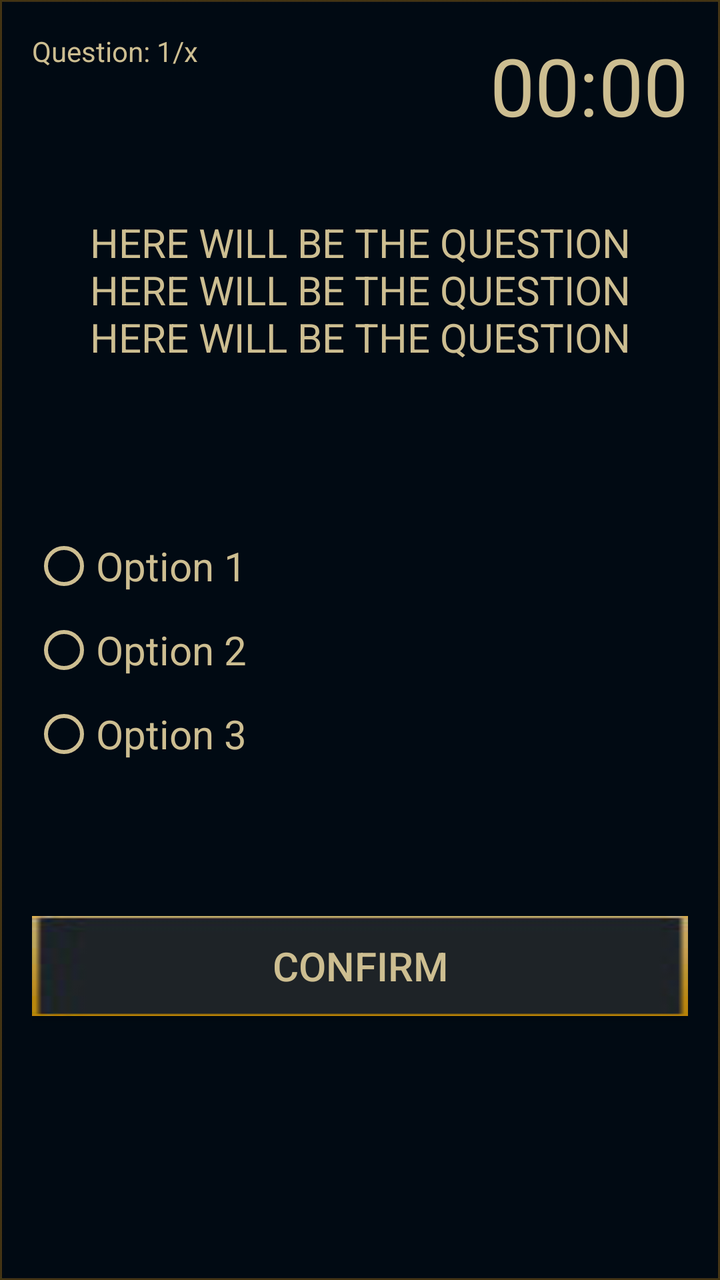
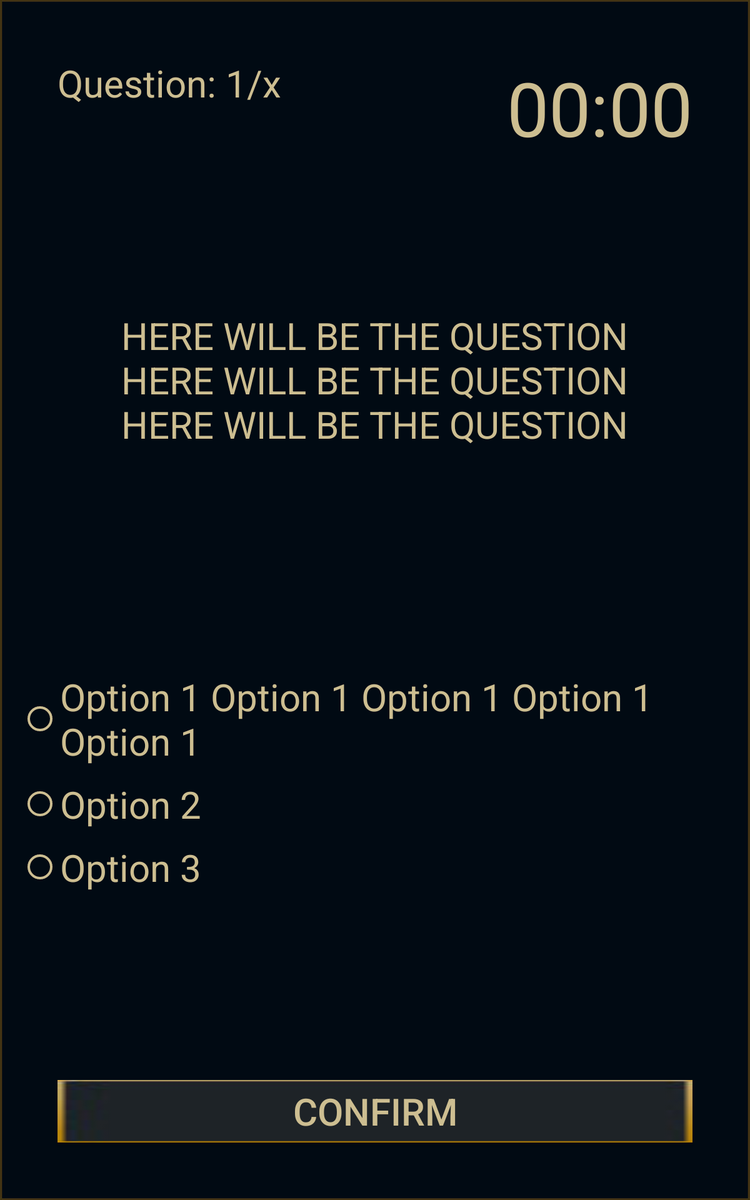

First picture: res/layout/ on a phone held upright. Second picture: the repository's own variant of that layout, on a device whose configuration matches the variant's folder. Source for both follows.
<!-- AndroidManifest.xml: activity theme Theme.AppCompat.NoActionBar -->
<!-- res/layout/activity_quiz.xml -->
<?xml version="1.0" encoding="utf-8"?>
<RelativeLayout xmlns:android="http://schemas.android.com/apk/res/android"
    xmlns:app="http://schemas.android.com/apk/res-auto"
    xmlns:tools="http://schemas.android.com/tools"
    android:layout_width="match_parent"
    android:layout_height="match_parent"
    android:background="@drawable/background"
    android:padding="16dp"
    tools:context=".MainMenuActivity">


    <TextView
        android:id="@+id/textViewQuestionCount"
        android:layout_width="wrap_content"
        android:layout_height="wrap_content"
        android:text="Question: 1/x"
        android:textColor="#cdbe91"/>

    <TextView
        android:id="@+id/textViewCountDown"
        android:layout_width="wrap_content"
        android:layout_height="wrap_content"
        android:textSize="40sp"
        android:textColor="#cdbe91"
        android:text="00:00"
        android:layout_alignParentEnd="true"/>

    <TextView
        android:id="@+id/textViewQuestion"
        android:layout_width="match_parent"
        android:layout_height="wrap_content"
        android:text="HERE WILL BE THE QUESTION\nHERE WILL BE THE QUESTION\nHERE WILL BE THE QUESTION"
        android:textSize="20sp"
        android:textColor="#cdbe91"
        android:layout_above="@id/radioGroup"
        android:layout_marginBottom="75dp"
        android:textAlignment="center"/>

    <RadioGroup
        android:id="@+id/radioGroup"
        android:layout_centerVertical="true"
        android:layout_width="wrap_content"
        android:layout_height="wrap_content">
        <RadioButton
            android:id="@+id/radioButton1"
            android:layout_width="wrap_content"
            android:layout_height="wrap_content"
            android:text="Option 1"
            android:textSize="20sp"
            android:layout_marginTop="10dp"
            android:textColor="#cdbe91"
            android:buttonTint="#cdbe91"/>
        <RadioButton
            android:id="@+id/radioButton2"
            android:layout_width="wrap_content"
            android:layout_height="wrap_content"
            android:text="Option 2"
            android:layout_marginTop="10dp"
            android:textSize="20sp"
            android:textColor="#cdbe91"
            android:buttonTint="#cdbe91"/>
        <RadioButton
            android:id="@+id/radioButton3"
            android:layout_width="wrap_content"
            android:layout_height="wrap_content"
            android:text="Option 3"
            android:layout_marginTop="10dp"
            android:textSize="20sp"
            android:textColor="#cdbe91"
            android:buttonTint="#cdbe91"/>
    </RadioGroup>

    <Button
        android:id="@+id/confirmBtn"
        android:layout_width="match_parent"
        android:layout_height="wrap_content"
        android:layout_below="@id/radioGroup"
        android:layout_marginTop="75dp"
        android:text="Confirm"
        android:textColor="#cdbe91"
        android:textSize="20sp"
        android:background="@drawable/buttonbackground"/>




</RelativeLayout>
<!-- resources referenced by this layout -->
<resources>
  <!-- drawable background: jpg bitmap (drawable, 152866 bytes) -->
  <!-- drawable buttonbackground: jpg bitmap (drawable, 13633 bytes) -->
</resources>
<!-- res/layout-sw600dp/activity_quiz.xml (the repository's variant of the layout above) -->
<!-- drawn on a 7-inch tablet held upright -->
<?xml version="1.0" encoding="utf-8"?>
<RelativeLayout xmlns:android="http://schemas.android.com/apk/res/android"
    xmlns:app="http://schemas.android.com/apk/res-auto"
    xmlns:tools="http://schemas.android.com/tools"
    android:layout_width="match_parent"
    android:layout_height="match_parent"
    android:background="@drawable/background"
    android:orientation="vertical"
    android:padding="16dp"
    tools:context=".MainMenuActivity">


    <TextView
        android:id="@+id/textViewQuestionCount"
        android:layout_width="wrap_content"
        android:layout_height="wrap_content"
        android:layout_marginLeft="30dp"
        android:layout_marginTop="30dp"
        android:text="Question: 1/x"
        android:textColor="#cdbe91"
        android:textSize="30sp" />

    <TextView
        android:id="@+id/textViewCountDown"
        android:layout_width="wrap_content"
        android:layout_height="wrap_content"
        android:layout_alignParentEnd="true"
        android:layout_marginTop="30dp"
        android:layout_marginRight="30dp"
        android:text="00:00"
        android:textColor="#cdbe91"
        android:textSize="60sp" />

    <TextView
        android:id="@+id/textViewQuestion"
        android:layout_width="wrap_content"
        android:layout_height="wrap_content"
        android:layout_below="@id/textViewCountDown"
        android:layout_centerHorizontal="true"
        android:layout_marginTop="122dp"
        android:text="HERE WILL BE THE QUESTION\nHERE WILL BE THE QUESTION\nHERE WILL BE THE QUESTION"
        android:textAlignment="center"
        android:textColor="#cdbe91"
        android:textSize="30sp" />

    <RadioGroup
        android:id="@+id/radioGroup"
        android:layout_width="wrap_content"
        android:layout_height="wrap_content"
        android:layout_above="@+id/confirmBtn"
        android:layout_centerHorizontal="true"
        android:layout_marginBottom="150dp">

        <RadioButton
            android:id="@+id/radioButton1"
            android:layout_width="wrap_content"
            android:layout_height="wrap_content"
            android:layout_marginTop="10dp"
            android:buttonTint="#cdbe91"
            android:text="Option 1 Option 1 Option 1 Option 1 Option 1 "
            android:textColor="#cdbe91"
            android:textSize="30sp" />

        <RadioButton
            android:id="@+id/radioButton2"
            android:layout_width="wrap_content"
            android:layout_height="wrap_content"
            android:layout_marginTop="10dp"
            android:buttonTint="#cdbe91"
            android:text="Option 2"
            android:textColor="#cdbe91"
            android:textSize="30sp" />

        <RadioButton
            android:id="@+id/radioButton3"
            android:layout_width="wrap_content"
            android:layout_height="wrap_content"
            android:layout_marginTop="10dp"
            android:buttonTint="#cdbe91"
            android:text="Option 3"
            android:textColor="#cdbe91"
            android:textSize="30sp" />
    </RadioGroup>

    <Button
        android:id="@+id/confirmBtn"
        android:layout_width="match_parent"
        android:layout_height="wrap_content"
        android:layout_alignParentBottom="true"
        android:layout_centerHorizontal="true"
        android:layout_marginLeft="30dp"
        android:layout_marginRight="30dp"
        android:layout_marginBottom="30dp"
        android:background="@drawable/buttonbackground"
        android:text="Confirm"
        android:textColor="#cdbe91"
        android:textSize="30sp" />

</RelativeLayout>
